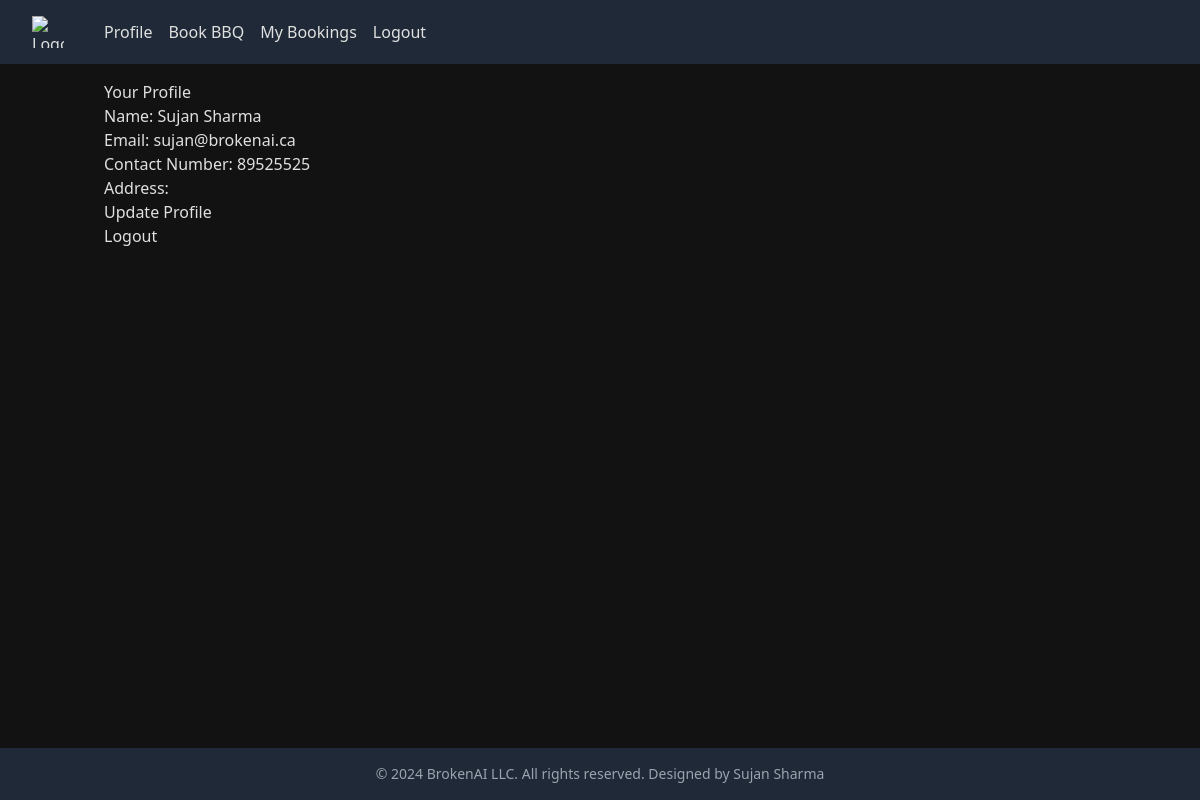
The app's page / (signed in) with its own data.
### accounts/models.py (models this page shows, shortened)
class CustomUser(AbstractUser):
    email = models.EmailField(_('email address'), unique=True)
    contact_number = models.CharField(max_length=15)
    address = models.TextField(blank=True)
    username = models.CharField(max_length=150, unique=True, blank=True)
    USERNAME_FIELD = 'email'
    REQUIRED_FIELDS = ['first_name', 'last_name', 'contact_number']
    objects = CustomUserManager()

### accounts/views.py (the view)
# urls.py: path('', views.profile, name='index'),
@login_required
def profile(request):
    return render(request, 'profile.html', {'user': request.user})

### accounts/templates/profile.html (shortened to what this page needs)
{% extends "base.html" %}
{% block content %}
    <h2>Your Profile</h2>
    <p>Name: {{ user.get_full_name }}</p>
    <p>Email: {{ user.email }}</p>
    <p>Contact Number: {{ user.contact_number }}</p>
    <p>Address: {{ user.address }}</p>
    <a href="{% url 'update_profile' %}">Update Profile</a>
    <br>
    <a href="{% url 'logout' %}">Logout</a>
{% endblock %}

### accounts/templates/base.html (style rules this page uses)
body { background-color: #121212; color: #e0e0e0; }

### records on screen
CustomUser: get_full_name "Sujan Sharma", email "sujan@brokenai.ca", contact_number "89525525"
